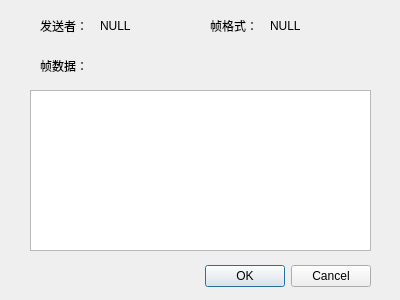
<?xml version="1.0" encoding="UTF-8"?>
<ui version="4.0">
 <class>Dialog_ShowAll</class>
 <widget class="QDialog" name="Dialog_ShowAll">
  <property name="geometry">
   <rect>
    <x>0</x>
    <y>0</y>
    <width>400</width>
    <height>300</height>
   </rect>
  </property>
  <property name="windowTitle">
   <string>Dialog</string>
  </property>
  <widget class="QDialogButtonBox" name="buttonBox">
   <property name="geometry">
    <rect>
     <x>30</x>
     <y>260</y>
     <width>341</width>
     <height>32</height>
    </rect>
   </property>
   <property name="orientation">
    <enum>Qt::Horizontal</enum>
   </property>
   <property name="standardButtons">
    <set>QDialogButtonBox::Cancel|QDialogButtonBox::Ok</set>
   </property>
  </widget>
  <widget class="QLabel" name="label">
   <property name="geometry">
    <rect>
     <x>40</x>
     <y>10</y>
     <width>51</width>
     <height>31</height>
    </rect>
   </property>
   <property name="text">
    <string>发送者：</string>
   </property>
  </widget>
  <widget class="QLabel" name="label_2">
   <property name="geometry">
    <rect>
     <x>210</x>
     <y>10</y>
     <width>51</width>
     <height>31</height>
    </rect>
   </property>
   <property name="text">
    <string>帧格式：</string>
   </property>
  </widget>
  <widget class="QTextBrowser" name="show_textBrowser">
   <property name="geometry">
    <rect>
     <x>30</x>
     <y>90</y>
     <width>341</width>
     <height>161</height>
    </rect>
   </property>
  </widget>
  <widget class="QLabel" name="label_3">
   <property name="geometry">
    <rect>
     <x>40</x>
     <y>50</y>
     <width>51</width>
     <height>31</height>
    </rect>
   </property>
   <property name="text">
    <string>帧数据：</string>
   </property>
  </widget>
  <widget class="QLabel" name="sender_label">
   <property name="geometry">
    <rect>
     <x>100</x>
     <y>10</y>
     <width>51</width>
     <height>31</height>
    </rect>
   </property>
   <property name="text">
    <string>NULL</string>
   </property>
  </widget>
  <widget class="QLabel" name="type_label">
   <property name="geometry">
    <rect>
     <x>270</x>
     <y>10</y>
     <width>51</width>
     <height>31</height>
    </rect>
   </property>
   <property name="text">
    <string>NULL</string>
   </property>
  </widget>
 </widget>
 <resources/>
 <connections>
  <connection>
   <sender>buttonBox</sender>
   <signal>accepted()</signal>
   <receiver>Dialog_ShowAll</receiver>
   <slot>accept()</slot>
   <hints>
    <hint type="sourcelabel">
     <x>248</x>
     <y>254</y>
    </hint>
    <hint type="destinationlabel">
     <x>157</x>
     <y>274</y>
    </hint>
   </hints>
  </connection>
  <connection>
   <sender>buttonBox</sender>
   <signal>rejected()</signal>
   <receiver>Dialog_ShowAll</receiver>
   <slot>reject()</slot>
   <hints>
    <hint type="sourcelabel">
     <x>316</x>
     <y>260</y>
    </hint>
    <hint type="destinationlabel">
     <x>286</x>
     <y>274</y>
    </hint>
   </hints>
  </connection>
 </connections>
</ui>
